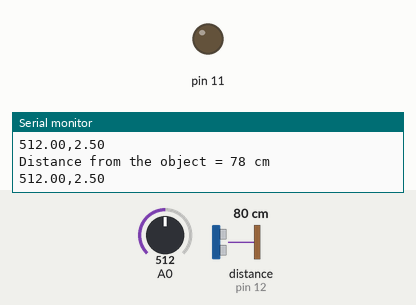
Simulated run of this sketch. Board: Arduino Uno, built with avr-gcc and run on an emulated ATmega328P. On the bench: output pins drawn as LEDs (lit = HIGH), the last lines printed to the serial monitor. Wiring (inferred from the names in the program): ultrasonic range finder: trigger pin 13; echo pin 12. Inputs (shaded band) come from the test bench; at power-on: A0 = 512, distance to the obstacle (sensor on pin 12) 80 cm. The echo pulse lasts 58.3 µs per cm; pins used as bus, display or sensor lines are not drawn.

Above: at 1.5 s.
1.6 s: A0 set to 600
3.5 s: A0 set to 624
At 4.2 s:
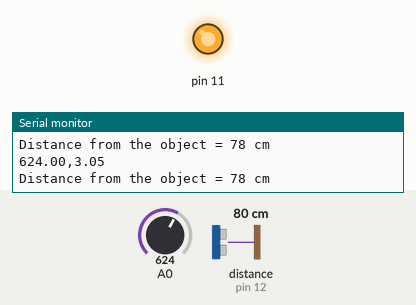
5.2 s: A0 set to 511
At 6.5 s:
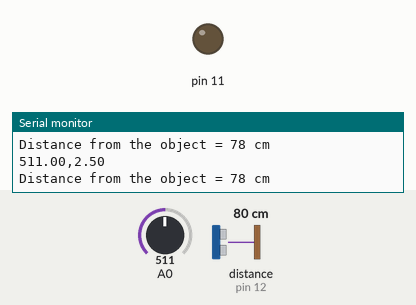
7.3 s: A0 set to 716
At 8.8 s:
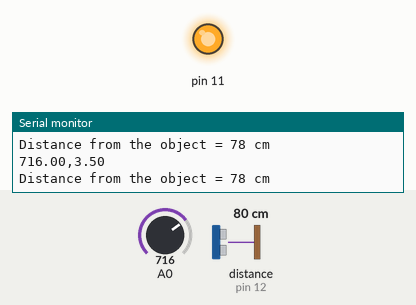
Timing chart, 0 to 10.3 s (numbered marks = the images above; inputs shaded):
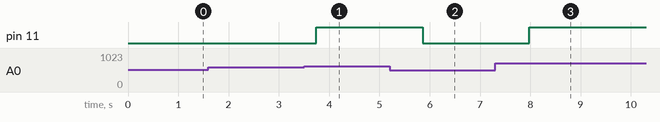

Measured:
- the behaviour switches between 613 and 614 on A0 (found by bisection; images 0 and 1)
- after the input at 3.5 s, pin 11: LOW → HIGH after 0.24 s
- after the input at 5.2 s, pin 11: HIGH → LOW after 0.66 s
- after the input at 7.3 s, pin 11: LOW → HIGH after 0.68 s

The sketch:

sketch_jul8a.ino
```cpp
void setup() {
pinMode(13, OUTPUT); // Sets the trigPin as an Output
pinMode(12, INPUT); // Sets the echoPin as an Input
pinMode(11,OUTPUT);
Serial.begin(9600);

}

void loop() {
  //LDR
  float sensorValue = analogRead(A0);
  float analog = (sensorValue*5)/1023;
  Serial.print(sensorValue);
  Serial.print(",");
  Serial.println(analog);
  delay(100);

  //sonar
  // Clears the trigPin
digitalWrite(13, LOW);
delayMicroseconds(2);
// Sets the trigPin on HIGH state for 10 micro seconds
digitalWrite(13, HIGH);
delayMicroseconds(10);
digitalWrite(13, LOW);
// Reads the echoPin, returns the sound wave travel time in microseconds
long duration = pulseIn(12, HIGH);
// Calculating the distance
long distance= (duration*0.034)/2; //The speed of sound is 340 meter/second or 0.0343 cm/microsecond
// Prints the distance on the Serial Monitor
Serial.print("Distance from the object = ");
Serial.print(distance);
Serial.println(" cm");
delay(100);

 //Condition
  if(analog>3 && distance<300){
    digitalWrite(11,HIGH);
  }
  else{
     digitalWrite(11,LOW);
  }
  delay(500);
}
```
